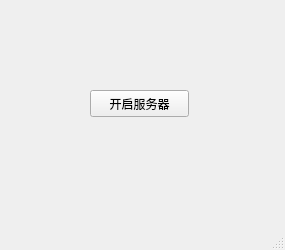
<?xml version="1.0" encoding="UTF-8"?>
<ui version="4.0">
 <class>TcpServer</class>
 <widget class="QMainWindow" name="TcpServer">
  <property name="geometry">
   <rect>
    <x>0</x>
    <y>0</y>
    <width>285</width>
    <height>250</height>
   </rect>
  </property>
  <property name="windowTitle">
   <string>MainWindow</string>
  </property>
  <widget class="QWidget" name="centralwidget">
   <widget class="QPushButton" name="startBtn">
    <property name="geometry">
     <rect>
      <x>90</x>
      <y>90</y>
      <width>99</width>
      <height>27</height>
     </rect>
    </property>
    <property name="text">
     <string>开启服务器</string>
    </property>
   </widget>
  </widget>
  <widget class="QMenuBar" name="menubar">
   <property name="geometry">
    <rect>
     <x>0</x>
     <y>0</y>
     <width>285</width>
     <height>26</height>
    </rect>
   </property>
  </widget>
  <widget class="QStatusBar" name="statusbar"/>
 </widget>
 <resources/>
 <connections/>
</ui>
